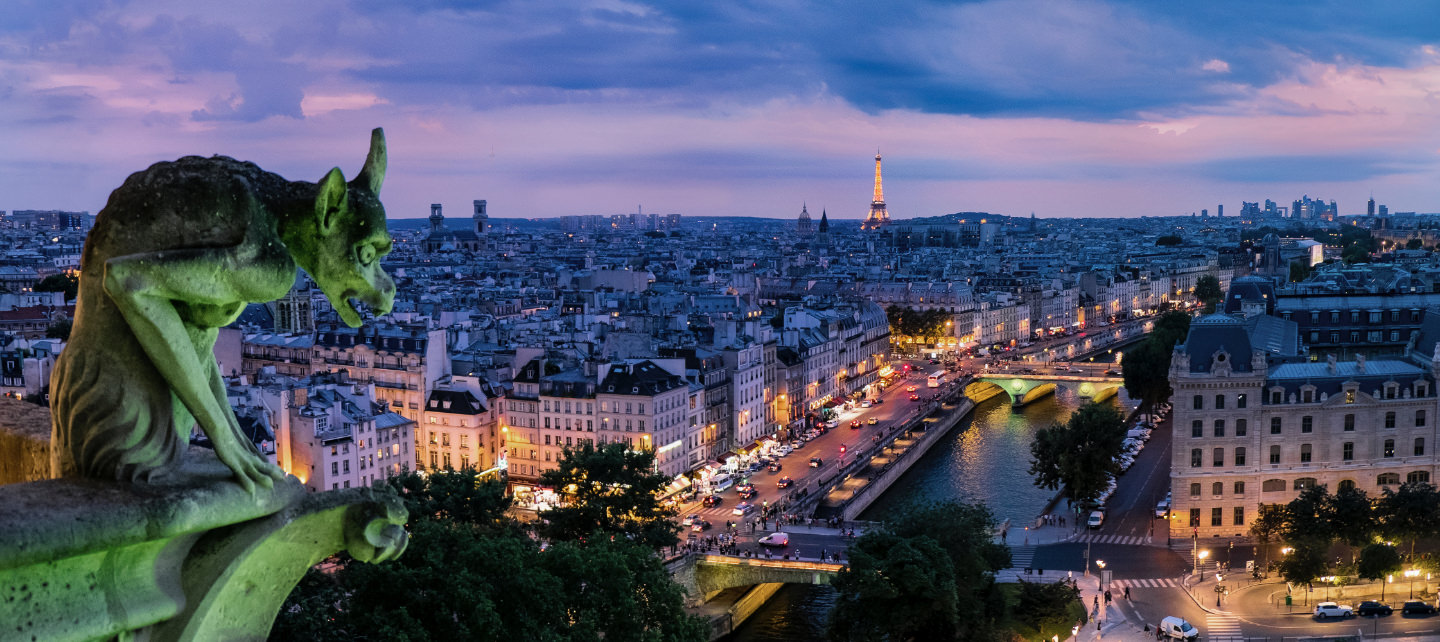
//> input picture archives/2023/Website/images/gohugo-default-sample-hero-image.jpg, 1440 x 642 px
$ ./brightness ../../../archives/2023/Website/images/gohugo-default-sample-hero-image.jpg   (built with g++ and OpenCV 4)
//> lines starting //> are read from the running program, lines starting //| are printed output that depends on the picture
/**
 * ============================================================================
 * 编译方法
 * ============================================================================
 *
 * 1. Native 编译 (ARM/RISC-V 开发板直接编译)
 * ----------------------------------------------------------------------------
 * g++ \
 *   -I /home/pi/KleidiCV/install-kleidicv263/include/opencv4/ \
 *   -L /home/pi/KleidiCV/install-kleidicv263/lib \
 *   brightness.cpp \
 *   -lopencv_core -lopencv_imgcodecs -lopencv_highgui \
 *   -o brightness_benchmark
 *
 * 2. 交叉编译 (x86 主机编译 RISC-V 目标)
 * ----------------------------------------------------------------------------
 * riscv64-unknown-linux-gnu-g++ \
 *   -O2 -march=rv64gcv \
 *   -I /home/sunmin/workspace/opencv/install-rvv/include/opencv4/ \
 *   -L /home/sunmin/workspace/opencv/install-rvv/lib/ \
 *   brightness.cpp \
 *   -lopencv_core -lopencv_imgcodecs -lopencv_highgui -lopencv_imgproc \
 *   -o brightness_benchmark
 *
 * ============================================================================
 * 运行用法
 * ============================================================================
 *
 * 1. 基于 Shell 环境 (开发板本地运行)
 * ----------------------------------------------------------------------------
 * export LD_LIBRARY_PATH=/home/pi/KleidiCV/install-kleidicv263/lib
 * ./brightness_benchmark /home/pi/KleidiCV/opencv-4.13.0/samples/data/leuvenA.jpg
 *
 * 2. 基于 qemu-user 环境 (x86 主机模拟运行)
 * ----------------------------------------------------------------------------
 * qemu-riscv64 \
 *   -L /home/sunmin/riscv/sysroot/ \
 *   -E LD_LIBRARY_PATH=/home/sunmin/workspace/opencv/install-rvv/lib \
 *   ./brightness_benchmark /path/to/leuvenA.jpg
 *
 * ============================================================================
 */

#include <iostream>
#include <vector>
#include <opencv2/core.hpp>
#include <opencv2/imgcodecs.hpp>

// ==========================================
// 硬件架构自动侦测与头文件引入
// ==========================================
#if defined(__riscv) || defined(__riscv__)
    #define LAYER_ARCH_RISCV
    #include <riscv_vector.h>
#elif defined(__ARM_NEON) || defined(__ARM_NEON__) || defined(_M_ARM64)
    #define LAYER_ARCH_ARM
    #include <arm_neon.h>
#else
    #define LAYER_ARCH_SCALAR
#endif

// ----------------------------------------------------------------------------
// 标量降级版本（作为保底，或用于正确性比对）
// ----------------------------------------------------------------------------
void brightness_scalar(const uint8_t* src, uint8_t* dst, int N, uint8_t val) {
    for (int i = 0; i < N; ++i) {
        int temp = src[i] + val;
        dst[i] = (temp > 255) ? 255 : static_cast<uint8_t>(temp);
    }
}

// ----------------------------------------------------------------------------
// 统一的加速接口：内部自动分流
// ----------------------------------------------------------------------------
void brightness_accelerated(const uint8_t* src, uint8_t* dst, int N, uint8_t val) {

#if defined(LAYER_ARCH_RISCV)
    // ------------- RISC-V RVV 实现 -------------
    for (size_t vl; N > 0; N -= vl, src += vl, dst += vl) {
        vl = __riscv_vsetvl_e8m8(N);
        vuint8m8_t v_src = __riscv_vle8_v_u8m8(src, vl);
        vuint8m8_t v_dst = __riscv_vsaddu_vx_u8m8(v_src, val, vl);
        __riscv_vse8_v_u8m8(dst, v_dst, vl);
    }

#elif defined(LAYER_ARCH_ARM)
    // ------------- ARM NEON 实现 -------------
    int i = 0;
    uint8x16_t v_val = vdupq_n_u8(val);

    // 主循环处理 16 字节对齐部分
    for (; i <= N - 16; i += 16) {
        uint8x16_t v_src = vld1q_u8(src + i);
        uint8x16_t v_dst = vqaddq_u8(v_src, v_val);
        vst1q_u8(dst + i, v_dst);
    }
    // 尾部残差处理
    for (; i < N; ++i) {
        int temp = src[i] + val;
        dst[i] = (temp > 255) ? 255 : static_cast<uint8_t>(temp);
    }

#else
    // ------------- 没有任何 SIMD 的普通平台 -------------
    brightness_scalar(src, dst, N, val);
#endif
}

int main(int argc, char** argv) {
    // 打印当前编译启用的优化轨道
#if defined(LAYER_ARCH_RISCV)
    std::cout << "Compiled with: RISC-V RVV Optimization" << std::endl;
#elif defined(LAYER_ARCH_ARM)
    std::cout << "Compiled with: ARM NEON Optimization" << std::endl;
#else
    std::cout << "Compiled with: Standard Scalar Mode (No SIMD)" << std::endl;
#endif

    // 命令行解析器
    cv::CommandLineParser parser(argc, argv,
        "{help h || print this message}"
        "{@image | /path/to/leuvenA.jpg | input image}"
        "{val    | 50               | brightness increment value (0-255)}"
        "{loop   | 1000             | number of loops for performance test}"
    );

    if (parser.has("help")) {
        parser.printMessage();
        return 0;
    }

    std::string filename = parser.get<std::string>("@image");
    uint8_t val = static_cast<uint8_t>(parser.get<int>("val"));
    int loop_count = parser.get<int>("loop");

    if (!parser.check()) {
        parser.printErrors();
        return -1;
    }

    // 读取图像并强制转换为灰度图（确保是连续的 uint8_t 数组）
    cv::Mat img = cv::imread(filename, cv::IMREAD_GRAYSCALE);
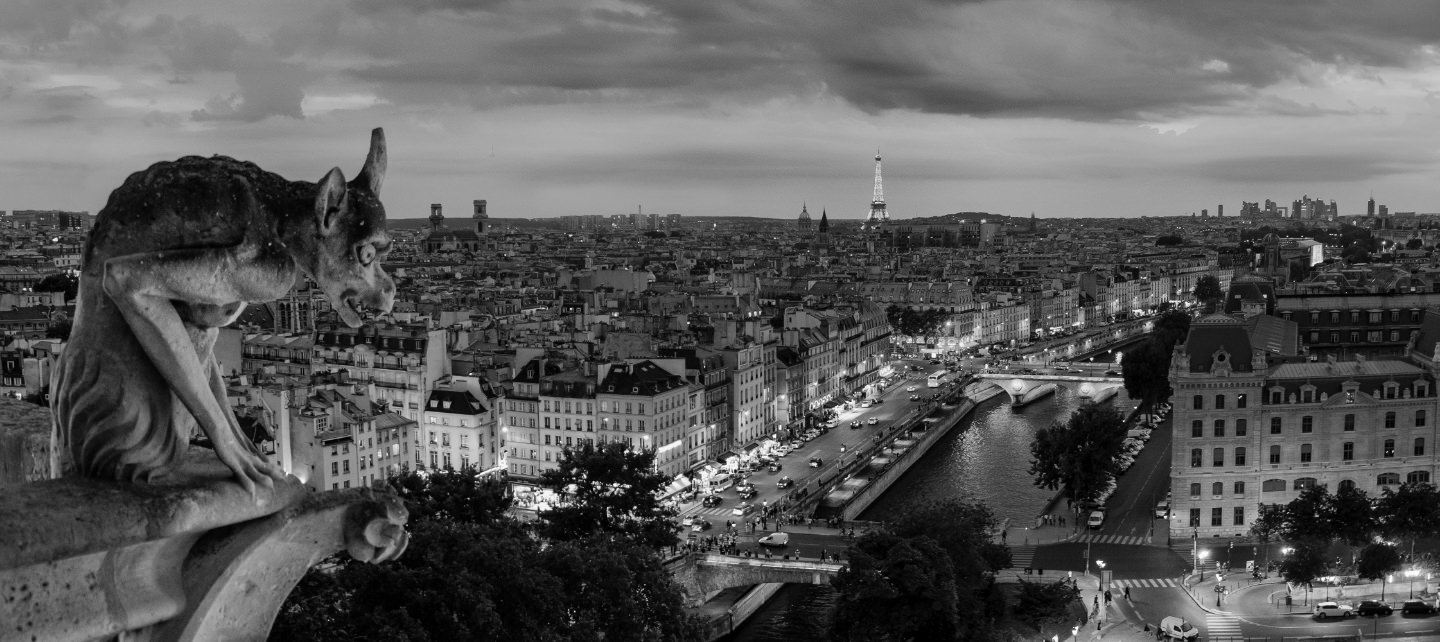
//> img: 642 rows x 1440 cols, CV_8UC1; min 0, max 255, mean 90.1
    if (img.empty()) {
        std::clog << "Cannot read image file: " << filename << std::endl;
        return -1;
    }

    cv::imwrite("result_original_gray.jpg", img);

    // 确保图像内存在物理上是连续的（剔除每行末尾的 padding 干扰）
    if (!img.isContinuous()) {
        img = img.clone();
    }

    int N = static_cast<int>(img.total());
//> N = 924480
    std::cout << "Image size: " << img.cols << "x" << img.rows
              << " | Total pixels (N): " << N
              << " | Brightness adjustment: +" << (int)val << std::endl;
//| Image size: 1440x642 | Total pixels (N): 924480 | Brightness adjustment: +50

    // 申请输出缓冲区
    cv::Mat dst_scalar(img.size(), img.type());
    cv::Mat dst_simd(img.size(), img.type());

    // ------------------------------------------------------------------------
    // 正确性验证（Accuracy Check）
    // ------------------------------------------------------------------------
    brightness_scalar(img.data, dst_scalar.data, N, val);
//> the loop in brightness_scalar, `for (int i = 0; i < N; ++i)` made 924480 passes
//> temp on passes 1 to 3: 188, 187, 186
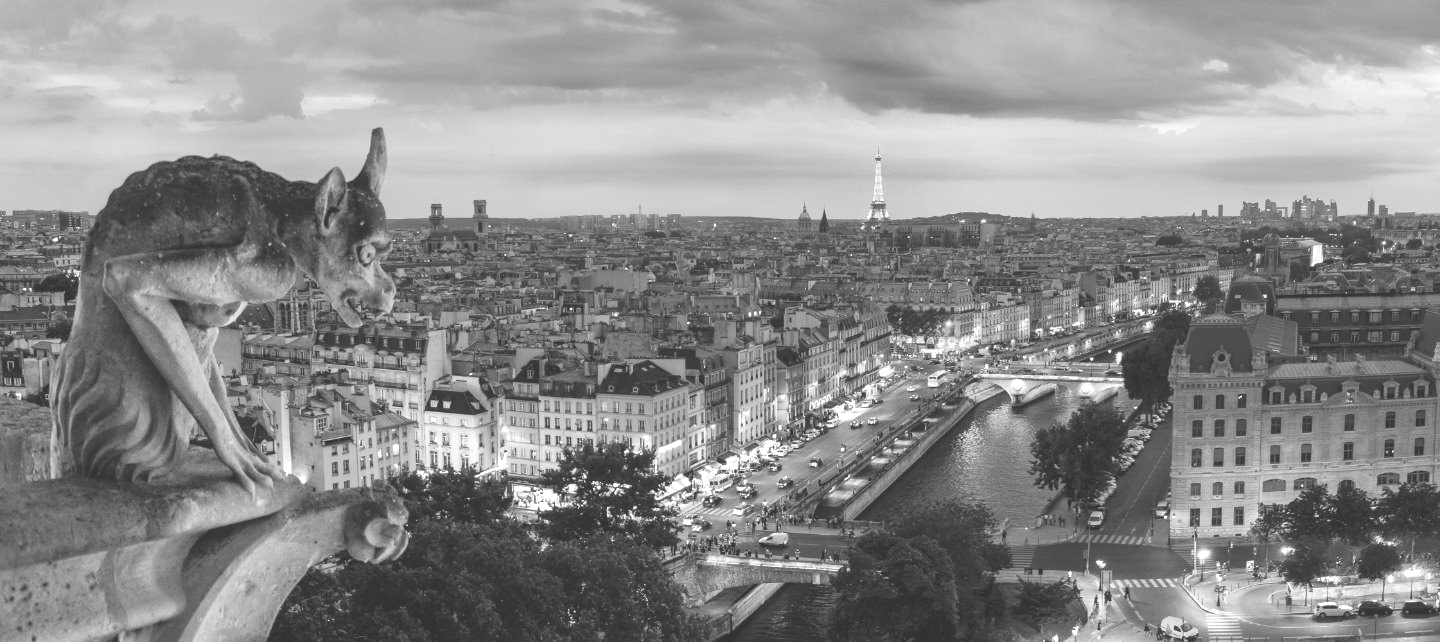
//> dst_scalar: 642 rows x 1440 cols, CV_8UC1; min 50, max 255, mean 140
    brightness_accelerated(img.data, dst_simd.data, N, val);
//> the loop in brightness_scalar (call 2), `for (int i = 0; i < N; ++i)` made 924480 passes

    // 比对两个 Mat 的像素值是否完全相同
    cv::Mat diff;
    cv::absdiff(dst_scalar, dst_simd, diff);
//> diff: 642 rows x 1440 cols, CV_8UC1; every value is 0
    double max_val = 0;
    cv::minMaxLoc(diff, nullptr, &max_val);

    if (max_val > 0) {
        std::cerr << "[ ERROR ] Results mismatch! Max absolute pixel difference: " << max_val << std::endl;
        return -1;
    } else {
        std::cout << "[ SUCCESS ] Correctness check passed. Results are identical." << std::endl;
    }

    // ------------------------------------------------------------------------
    // 性能压测（Performance Benchmark）
    // ------------------------------------------------------------------------
    std::cout << "\nRunning benchmark (Loops = " << loop_count << ")..." << std::endl;

    // 1. 压测标量版本
    int64 t_scalar_start = cv::getTickCount();
    for (int i = 0; i < loop_count; ++i) {
        brightness_scalar(img.data, dst_scalar.data, N, val);
    }
    int64 t_scalar_end = cv::getTickCount();
    double time_scalar = (t_scalar_end - t_scalar_start) * 1000.0 / cv::getTickFrequency();

    // 2. 压测 SIMD 版本
    int64 t_simd_start = cv::getTickCount();
    for (int i = 0; i < loop_count; ++i) {
        brightness_accelerated(img.data, dst_simd.data, N, val);
    }
    int64 t_simd_end = cv::getTickCount();
    double time_simd = (t_simd_end - t_simd_start) * 1000.0 / cv::getTickFrequency();

    // ------------------------------------------------------------------------
    // 打印性能报告
    // ------------------------------------------------------------------------
    std::cout << "-----------------------------------------------" << std::endl;
    std::cout << "Scalar average time: " << (time_scalar / loop_count) << " ms" << std::endl;
    std::cout << "SIMD average time:    " << (time_simd / loop_count) << " ms" << std::endl;
    std::cout << "-----------------------------------------------" << std::endl;
    std::cout << "Speedup ratio:       " << (time_scalar / time_simd) << " x" << std::endl;
    std::cout << "-----------------------------------------------" << std::endl;

    // 可选：将结果保存（如果在仿真环境下不需要看图，可将下面两行注释掉）
    cv::imwrite("result_scalar.jpg", dst_scalar);
    cv::imwrite("result_simd.jpg", dst_simd);

    return 0;
}
